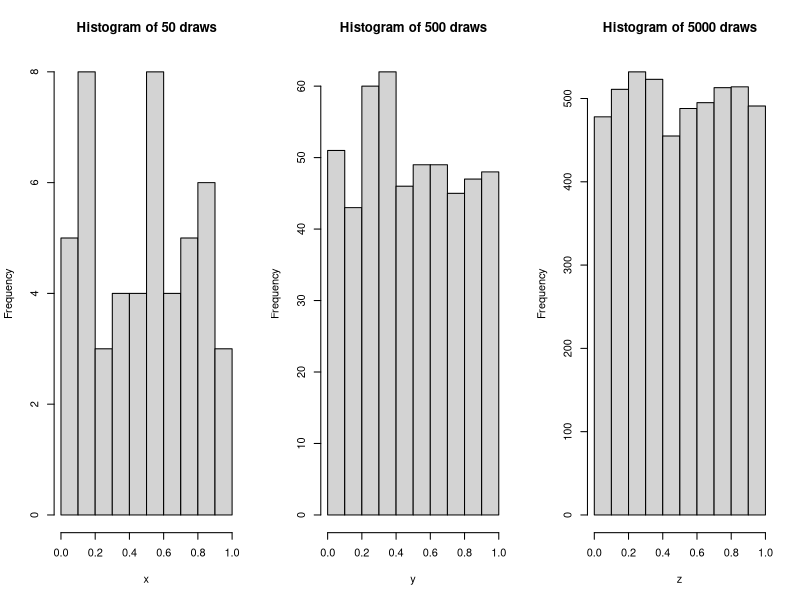
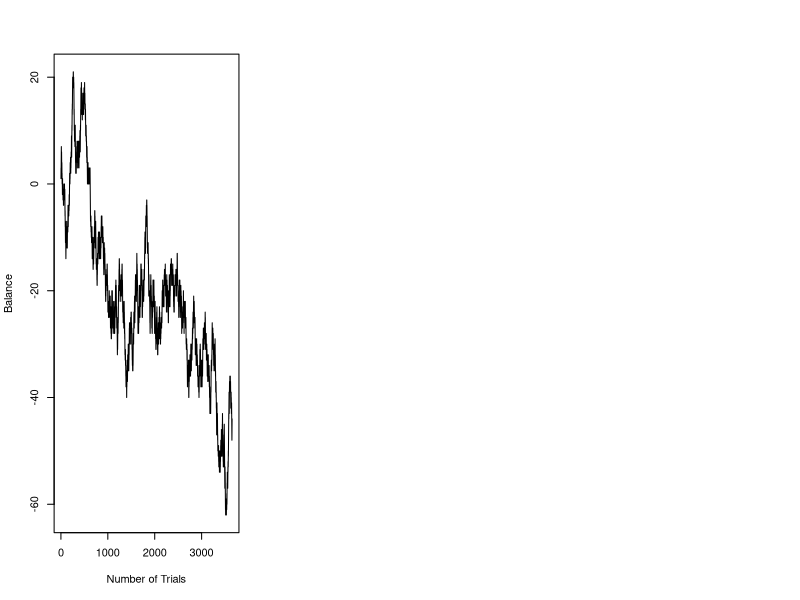

R code for these plots, in order:
## ---- chunk 1
par(mfrow=c(1,3))
x <- runif(50)
hist(x, main='Histogram of 50 draws')
y <- runif(500)
hist(y, main='Histogram of 500 draws')
z <- runif(5000)
hist(z, main='Histogram of 5000 draws')
## ---- chunk 2
n<-10

sim.coin <- function(n) {
  U<-runif(n, -1, 1)
  print(U)
  for (i in 1:n) {
    if (U[i]<0) {
      U[i]<--1
    }
    else {
      U[i]<-1
    }
  }
  return (U)
}

sim.coin(n)
## ---- chunk 3
n<-3650

sum<-1:3650
positive<-0
cumsum <- function(x) {
  sum[1]<- x[1]
  for (i in 2:3650) {
    sum[i]<- sum[i-1] + x[i-1]
    if (sum[i]>0) {
      positive<-positive + 1

      }
  }
  positive<-positive/3650
  print("Fraction of time the balance is positive: ")
  print(positive)
  return (sum)
}

balance<-cumsum(sim.coin(n))
plot(1:3650,balance,type='l',xlab="Number of Trials", ylab="Balance")
